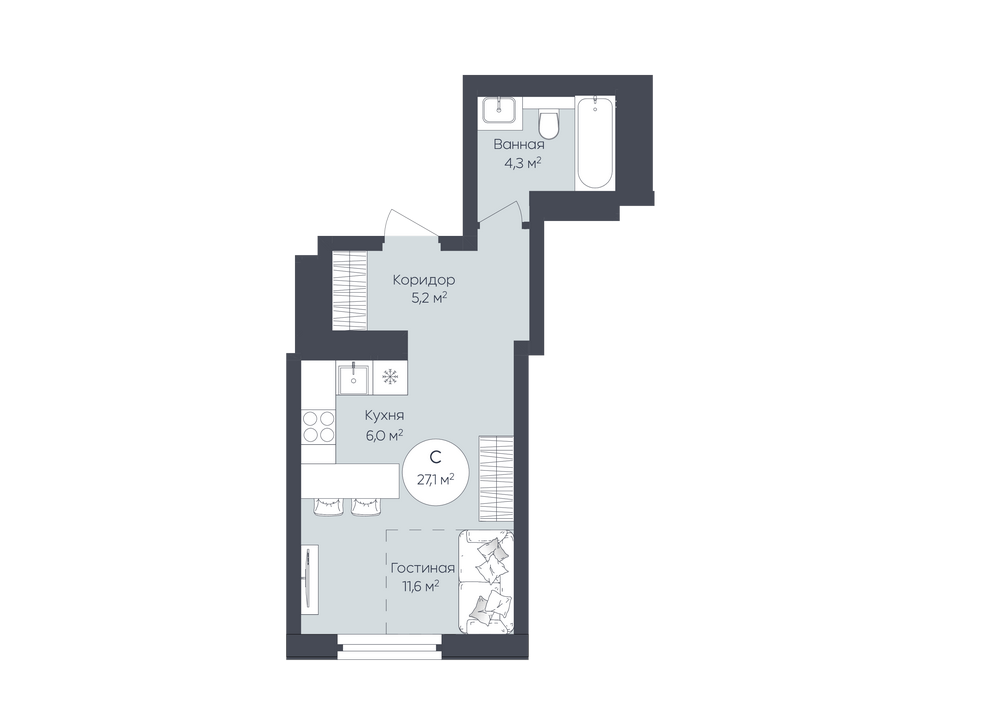
#> input picture kristal/1k.png, 1000 x 707 px; its folder holds only this picture in this run
$ python obrabot_plan.py
#> lines starting #> are read from the running program, lines starting #| are printed output that depends on the picture
import os
from PIL import Image

# Папка с исходными файлами
INPUT_DIR = r"kristal"
# Папка для сохранения результата
OUTPUT_DIR = r"kristal1"

os.makedirs(OUTPUT_DIR, exist_ok=True)


def process_image(input_path, output_path):
#> called with input_path = 'kristal/1k.png', output_path = 'kristal1/1k.png'
    img = Image.open(input_path).convert("RGB")   # RGBA, чтобы не сломать прозрачность
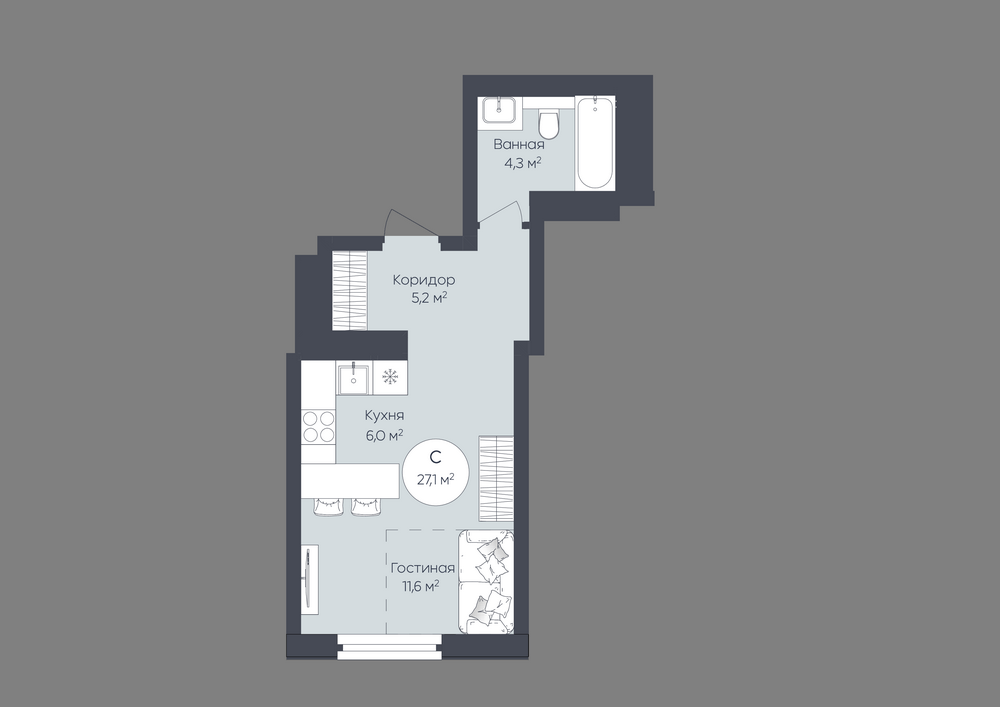
#> img: PIL image 1000x707 RGB; mean R, G, B 137.7, 138.6, 139.5
    pixels = img.load()

    width, height = img.size
#> width = 1000; height = 707

    # [23 lines of commented-out code are left out]
    for y in range(height):
        for x in range(width):
            r, g, b = pixels[x, y]
            if r == 0 and g == 0 and b == 0:     # точный чёрный
                pixels[x, y] = (255, 255, 255)   # заменяем на белый

    # === 2. Превращаем всё изображение в оттенки серого ===
    for y in range(height):
        for x in range(width):
            r, g, b = pixels[x, y]

            # Чёрный уже заменён на белый — оставляем как есть
            if (r, g, b) == (255, 255, 255):
                continue

            # стандартная формула яркости (ITU-R BT.601)
            gray = int(0.299*r + 0.587*g + 0.114*b)
            pixels[x, y] = (gray, gray, gray)

    for y in range(height):
        for x in range(width):
            r, g, b = pixels[x, y]
            if r == 143 and g == 143 and b == 143:
                pixels[x, y] = (0, 0, 0)
            if r == 142 and g == 142 and b == 142:
                pixels[x, y] = (0, 0, 0)
            if r == 88 and g == 88 and b == 88:
                pixels[x, y] = (0, 0, 0)

    img.save(output_path)

# Обход всех файлов в папке
for filename in os.listdir(INPUT_DIR):
    lower = filename.lower()
    if lower.endswith((".png", ".jpg", ".jpeg", ".bmp", ".tif", ".tiff")):
        in_path = os.path.join(INPUT_DIR, filename)
        out_path = os.path.join(OUTPUT_DIR, filename)
        print(f"Processing {in_path} -> {out_path}")
        process_image(in_path, out_path)

print("Готово.")

$ run again, on kristal/2k.png
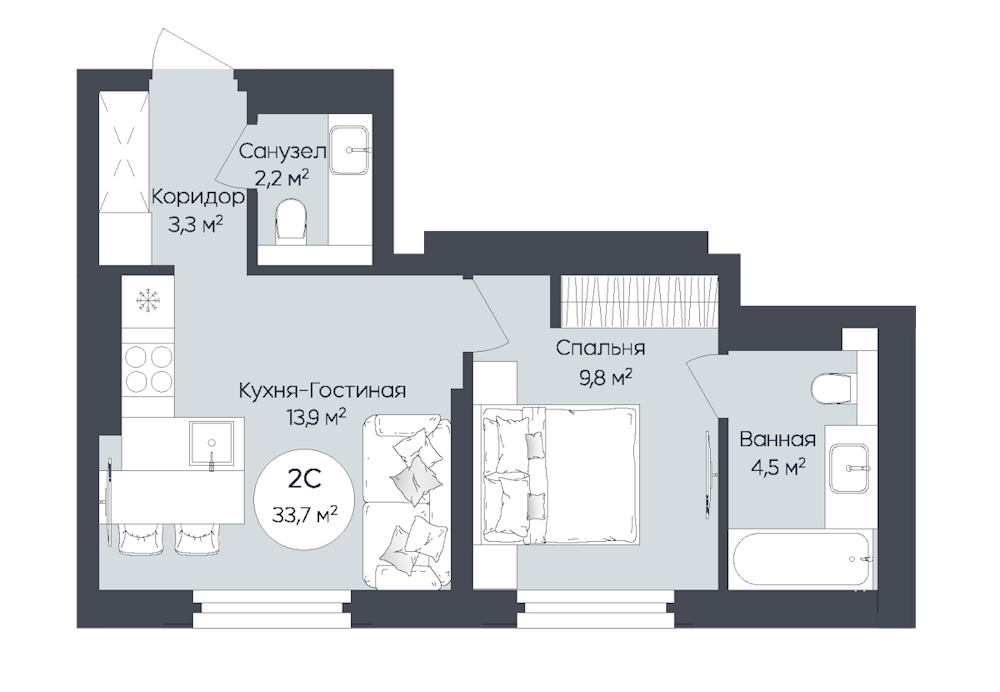
#> input picture kristal/2k.png, 1000 x 692 px
#> in process_image, `img = Image.open(input_path).convert("RGB")`:
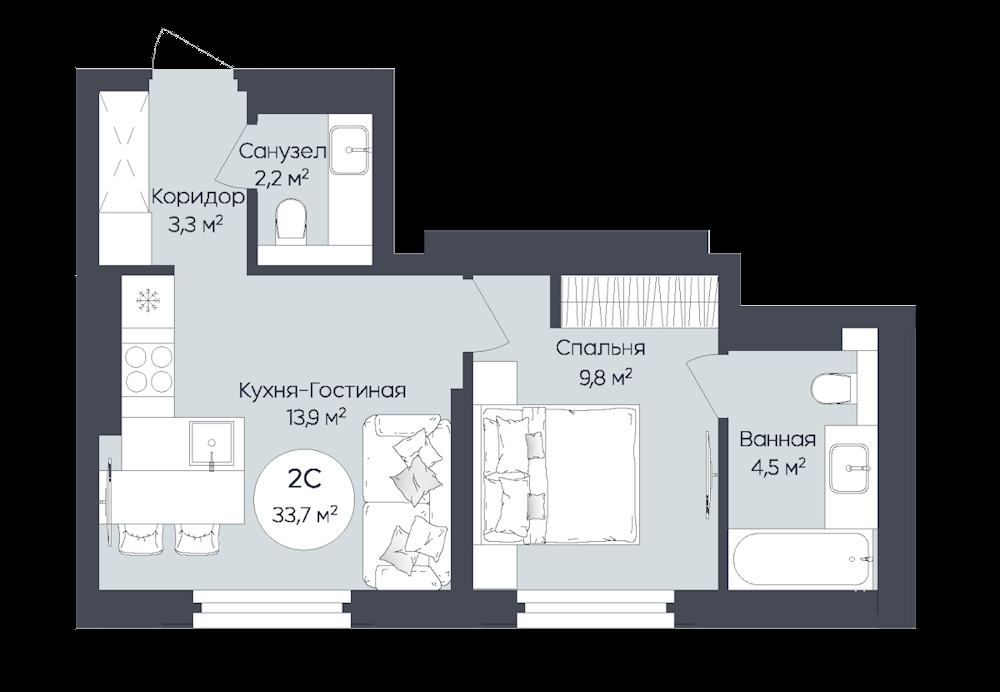
#> img: PIL image 1000x692 RGB; mean R, G, B 100.8, 103.1, 105.3
#> in process_image, `img.save(output_path)`:
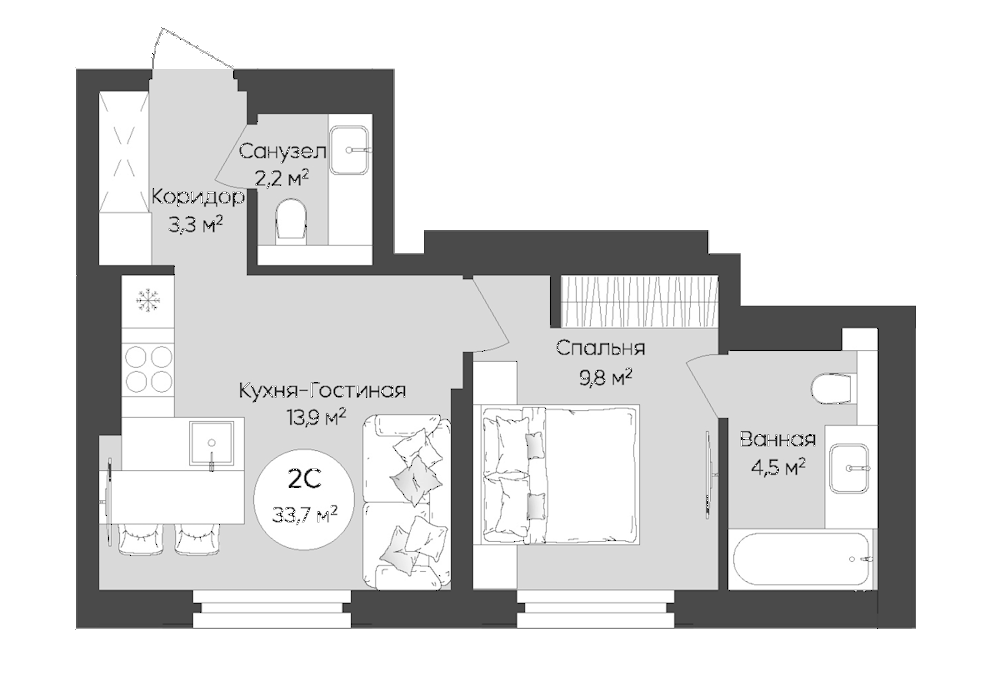
#> saved as 2k.png: PIL image 1000x692 RGB; min 0, max 255, mean 220.2

$ run again, on kristal/3k.png
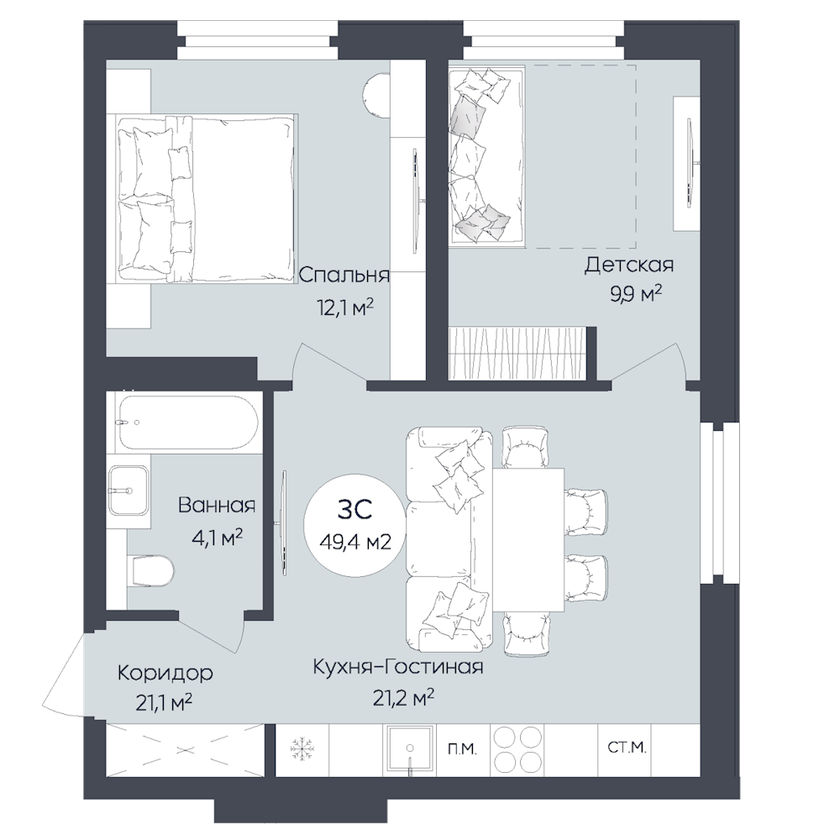
#> input picture kristal/3k.png, 840 x 840 px, shrunk from 1000 x 1000 before the run
#> in process_image, `img = Image.open(input_path).convert("RGB")`:
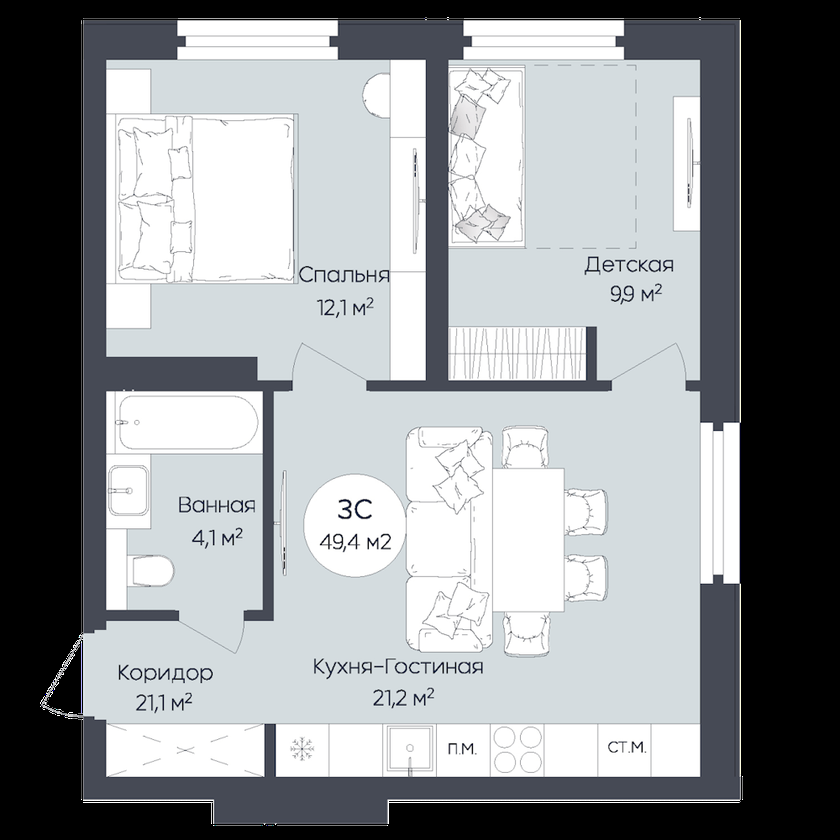
#> img: PIL image 840x840 RGB; mean R, G, B 146.1, 149.3, 151.8
#> in process_image, `img.save(output_path)`:
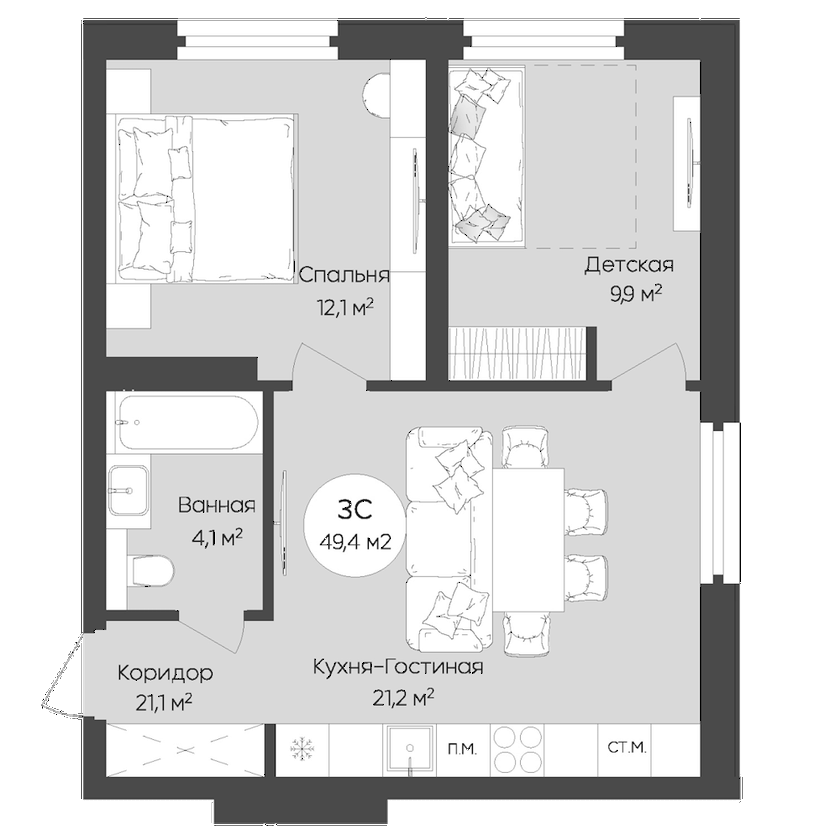
#> saved as 3k.png: PIL image 840x840 RGB; min 0, max 255, mean 215

$ run again, on kristal/4k.png
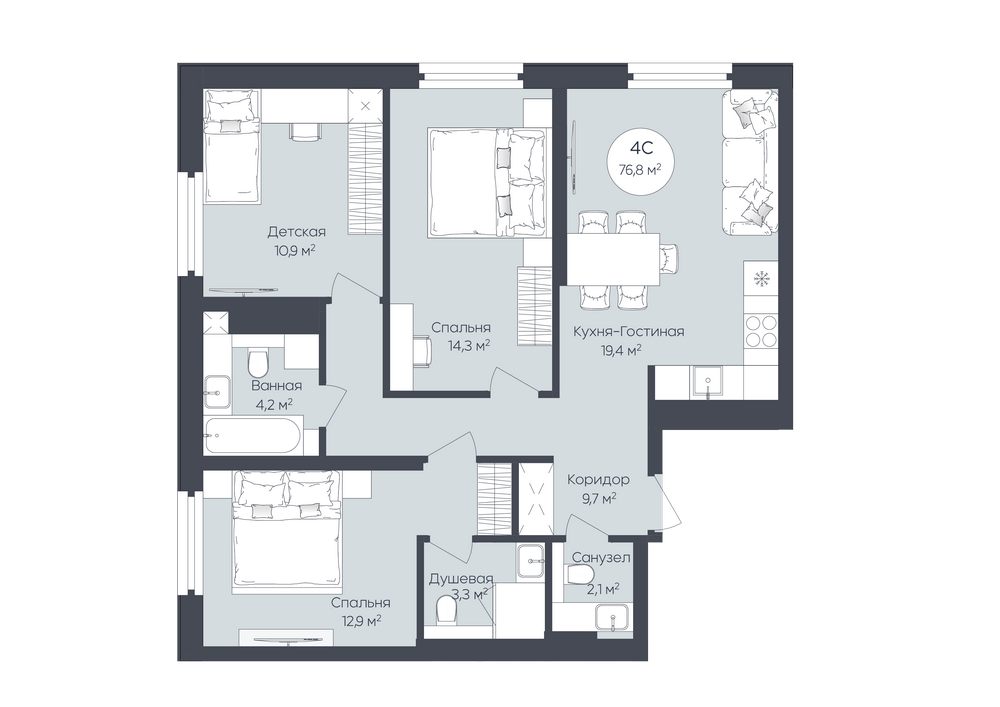
#> input picture kristal/4k.png, 1000 x 707 px
#> in process_image, `img = Image.open(input_path).convert("RGB")`:
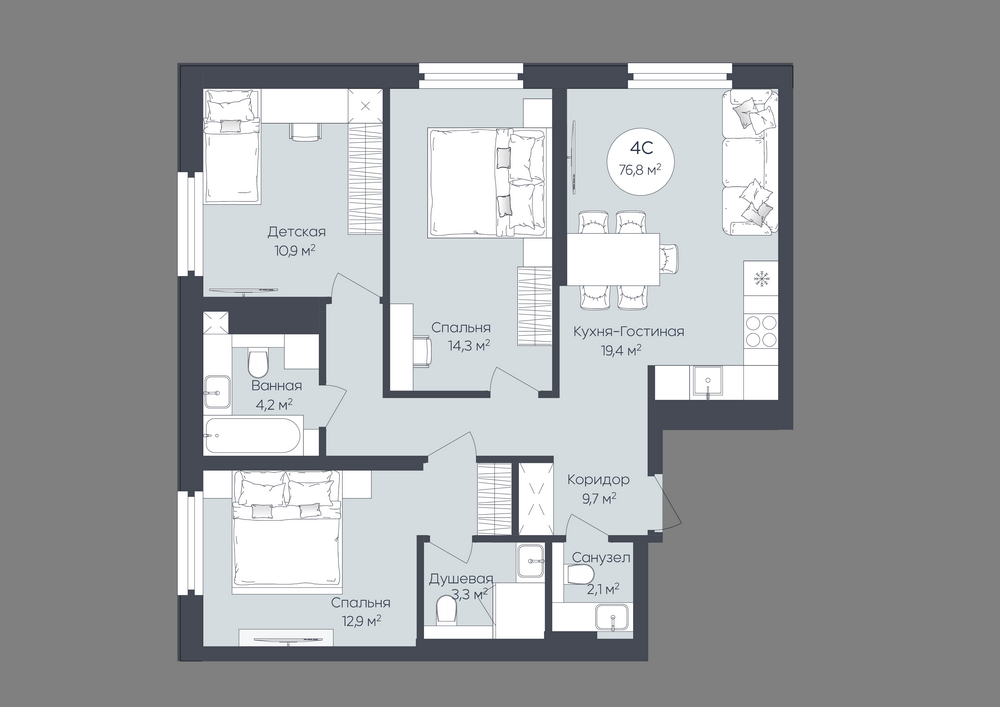
#> img: PIL image 1000x707 RGB; mean R, G, B 160.4, 162.6, 164.4
